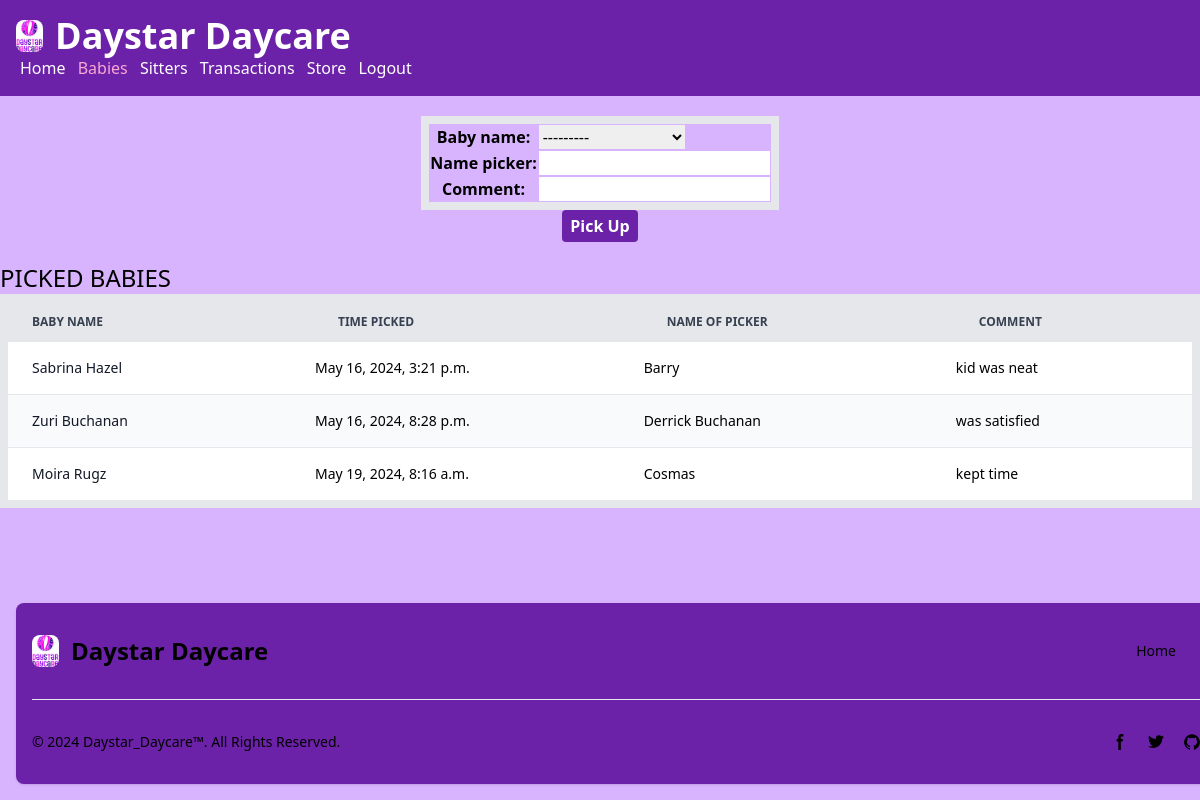
The page /baby/pickup on the database its author committed.
### baby_app/models.py (models this page shows, shortened)
class Pickup(models.Model):
    baby_name = models.ForeignKey(Baby, on_delete=models.CASCADE)
    baby_picked = models.DateTimeField(auto_now_add=True)
    name_picker = models.CharField(max_length=100)
    comment = models.CharField(max_length=300)

class Baby(models.Model):
    name = models.CharField(max_length=100)
    gender = models.CharField(max_length=25)
    age = models.IntegerField()
    location = models.CharField(max_length=200)
    name_dropper = models.CharField(max_length=100)
    time_arrival = models.TimeField()
    name_parents = models.CharField(max_length=100)
    amount_paid = models.IntegerField()
    period_stay = models.CharField(max_length=50)
    def __str__(self):
        return self.name

### baby_app/views.py (the view)
# urls.py: path('pickup', views.pickup, name='pickup'),
def pickup(request):
    if request.method == 'POST':
        pickform = PickupForm(request.POST)
        if pickform.is_valid():
            baby_name = pickform.cleaned_data['baby_name']
            name_picker = pickform.cleaned_data['name_picker']
            comment = pickform.cleaned_data['comment']
            Pickup.objects.create(baby_name=baby_name, name_picker=name_picker, comment=comment)
            return HttpResponseRedirect('pickup')
    else:
        pickform = PickupForm()
    pickuplist = Pickup.objects.all()
    return render(request, 'baby_app/pickup.html', {'pickuplist': pickuplist, 'pickform': pickform})

### baby_app/forms.py
class PickupForm(forms.ModelForm):
    class Meta:
        model = Pickup
        fields = ['baby_name', 'name_picker', 'comment']

### baby_app/templates/baby_app/pickup.html (shortened to what this page needs)
{% load static %}
<!DOCTYPE html>
<html lang="en">
<head>
    <script src="https://cdn.tailwindcss.com"></script>
</head>
<body class="bg-purple-300 flex flex-col h-screen">
    <div class="flex-grow">
        <nav class="bg-purple-800 gap-2 p-4 items-end text-white">
            <div>
                <a href="/home" class="flex items-center mb-4 sm:mb-0 space-x-3 rtl:space-x-reverse">
                    <img src="{% static "home_app/images/daystar_logo_2.jpg" %}" class="h-8 rounded-lg" alt="Daystar_Daycare_Logo">
                    <span class="self-center text-4xl font-semibold whitespace-nowrap dark:text-white">Daystar Daycare</span>
                </a>
                <div class="justify-end">
                    <a href="/home" class="px-1">Home</a>
                    <a href="/baby/" class="text-pink-300 px-1">Babies</a>
                    <a href="/sitter" class="px-1">Sitters</a>
                    <a href="/baby/transactions" class="px-1">Transactions</a>
                    <a href="/baby/store" class="px-1">Store</a>
                    <a href="/logout" class="px-1">Logout</a>
                </div>
            </div>
        </nav>
        <form action="" method="POST" class="max-w-sm mx-auto py-5 p-2.5">
            <table>
            {{ pickform.as_table }}
            </table>
            <div style="text-align:center">
                <button class="bg-purple-800 hover:bg-pink-300 text-white font-bold py-1 px-2 rounded">
                    Pick Up
                </button>
            </div>
        </form>
        <div>
            <h1 class="text-2xl">PICKED BABIES</h1>
            <table class="w-full text-sm text-left rtl:text-right text-black-500 dark:text-gray-400">
                <thead class="text-xs text-gray-700 uppercase bg-gray-200 dark:bg-gray-700 dark:text-gray-400">
                    <tr>
                        <th scope="col" class="px-6 py-3">
                            Baby Name
                        </th>
                        <th scope="col" class="px-6 py-3">
                            Time Picked
                        </th>
                        <th scope="col" class="px-6 py-3">
                            Name of Picker
                        </th>
                        <th scope="col" class="px-6 py-3">
                            Comment
                        </th>
                    </tr>
                </thead>
                <tbody>
                    {% for pickup in pickuplist %}
                    <tr class="odd:bg-white odd:dark:bg-gray-900 even:bg-gray-50 even:dark:bg-gray-800 border-b dark:border-gray-700">
                        <th scope="row" class="px-6 py-4 font-medium text-gray-900 whitespace-nowrap dark:text-white">{{ pickup.baby_name }}</th>
                        <td px-6 py-4>{{ pickup.baby_picked }}</td>
                        <td px-6 py-4>{{ pickup.name_picker }}</td>
                        <td px-6 py-4>{{ pickup.comment }}</td>
                    </tr>
                    {% endfor %}
                </tbody>
            </table>
        </div>
    </div>
    <footer class="bg-purple-800 rounded-lg shadow dark:bg-gray-900 m-4 fixed-bottom-0 left-0 right-0 w-screen">
        <div class="w-full max-w-screen-xl mx-auto p-4 md:py-8">
            <div class="sm:flex sm:items-center sm:justify-between">
                <a href="/home" class="flex items-center mb-4 sm:mb-0 space-x-3 rtl:space-x-reverse">
                    <img src="{% static "home_app/images/daystar_logo_2.jpg" %}" class="h-8 rounded-lg" alt="Daystar_Daycare_Logo" />
                    <span class="self-center text-2xl font-semibold whitespace-nowrap dark:text-white">Daystar Daycare</span>
                </a>
                <ul class="flex flex-wrap items-center mb-6 text-sm font-medium text-black sm:mb-0 dark:text-gray-400">
                    <li>
                        <a href="/home" class="hover:underline me-4 md:me-6">Home</a>
                    </li>
                </ul>
            </div>
            <hr class="my-6 border-gray-200 sm:mx-auto dark:border-gray-700 lg:my-8" />
            <div class="sm:flex sm:items-center sm:justify-between">
                <span class="text-sm text-black sm:text-center dark:text-gray-400">© 2024 <a href="/home" class="hover:underline">Daystar_Daycare™</a>. All Rights Reserved.
                </span>
                <div class="flex mt-4 sm:justify-center sm:mt-0">
                    <a href="https://www.instagram.com/benjamin_barry65" class="text-black hover:text-gray-900 dark:hover:text-white">
                        <svg class="w-4 h-4" aria-hidden="true" xmlns="http://www.w3.org/2000/svg" fill="currentColor" viewBox="0 0 8 19">
                            <path fill-rule="evenodd" d="M6.135 3H8V0H6.135a4.147 4.147 0 0 0-4.142 4.142V6H0v3h2v9.938h3V9h2.021l.592-3H5V3.591A.6.6 0 0 1 5.592 3h.543Z" clip-rule="evenodd"/>
                        </svg>
                    </a>
                    <a href="https://twitter.com/benjaminbarry__" class="text-black hover:text-gray-900 dark:hover:text-white ms-5">
                    </a>
                    <a href="https://github.com/Benjaminbarry65" class="text-black hover:text-gray-900 dark:hover:text-white ms-5">
                    </a>
                </div>
            </div>
        </div>
    </footer>
</body>
</html>

### baby_app/templates/baby_app/pickup.html (style rules this page uses)
table { border: 8px solid; border-radius: 10px; border-spacing: 10px; border-color: purple-300; padding: 20px; margin-left: auto; margin-right: auto; }

### rows shown on the page
Pickup: baby_name "Sabrina Hazel", baby_picked "May 16, 2024, 3:21 p.m.", name_picker "Barry", comment "kid was neat"
Pickup: baby_name "Zuri Buchanan", baby_picked "May 16, 2024, 8:28 p.m.", name_picker "Derrick Buchanan", comment "was satisfied"
Pickup: baby_name "Moira Rugz", baby_picked "May 19, 2024, 8:16 a.m.", name_picker "Cosmas", comment "kept time"
